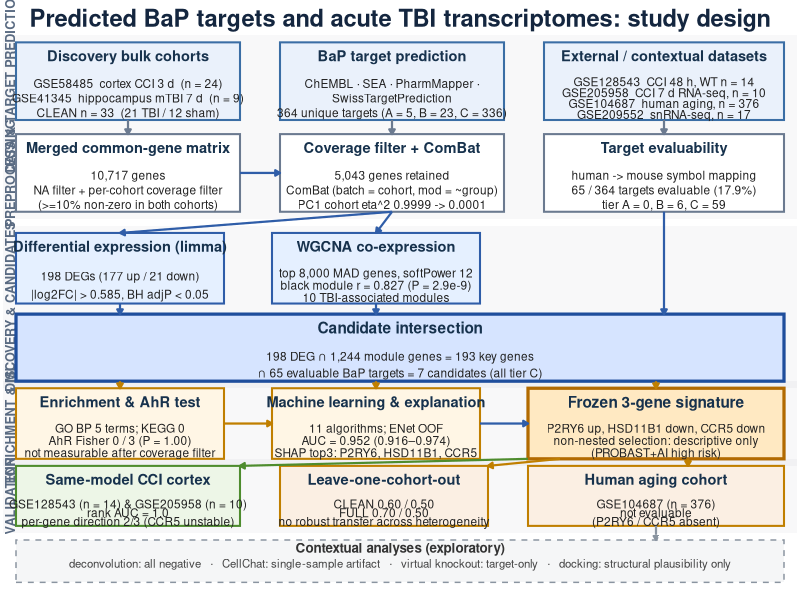
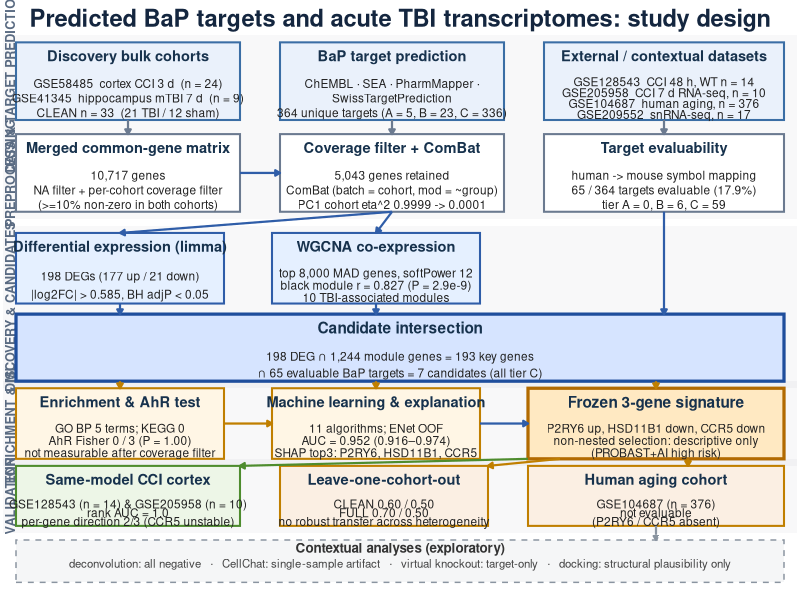

The R script that drew these images, in order:
# ============================================================
# 58_figure1_workflow_v5.R
# Figure 1 (study design) for the v4 fixed numbers.
# v5.1: single-line header, larger/uniform fonts, straight
# fan-out arrows into the validation row (no bottom elbows).
# ============================================================

suppressMessages({
  library(ggplot2)
})

out_png <- file.path("figures", "Figure_01_Workflow", "Figure1_workflow_v5.png")
out_pdf <- file.path("figures", "Figure_01_Workflow", "Figure1_workflow_v5.pdf")

# ---------------- helper: rounded box ----------------
box_df <- function(id, x0, x1, y0, y1, title, lines, fill, edge,
                   title_col = "#17324D", body_col = "#222222",
                   dashed = FALSE, bold = FALSE) {
  data.frame(
    id = id, x0 = x0, x1 = x1, y0 = y0, y1 = y1,
    title = title, lines = I(list(lines)), fill = fill, edge = edge,
    title_col = title_col, body_col = body_col,
    dashed = dashed, bold = bold,
    stringsAsFactors = FALSE
  )
}

boxes <- rbind(
  # ---- Phase 1: inputs ----
  box_df("in1", 2, 30, 68, 79,
         "Discovery bulk cohorts",
         c("GSE58485  cortex CCI 3 d  (n = 24)",
           "GSE41345  hippocampus mTBI 7 d  (n = 9)",
           "CLEAN n = 33  (21 TBI / 12 sham)"),
         "#EAF1FB", "#3B6EA5"),
  box_df("in2", 35, 63, 68, 79,
         "BaP target prediction",
         c("ChEMBL · SEA · PharmMapper ·",
           "SwissTargetPrediction",
           "364 unique targets (A = 5, B = 23, C = 336)"),
         "#EAF1FB", "#3B6EA5"),
  box_df("in3", 68, 98, 68, 79,
         "External / contextual datasets",
         c("GSE128543  CCI 48 h, WT n = 14",
           "GSE205958  CCI 7 d RNA-seq, n = 10",
           "GSE104687  human aging, n = 376",
           "GSE209552  snRNA-seq, n = 17"),
         "#EAF1FB", "#3B6EA5"),

  # ---- Phase 2: preprocessing ----
  box_df("pp1", 2, 30, 55, 66,
         "Merged common-gene matrix",
         c("10,717 genes",
           "NA filter + per-cohort coverage filter",
           "(>=10% non-zero in both cohorts)"),
         "#FFFFFF", "#6B7A90"),
  box_df("pp2", 35, 63, 55, 66,
         "Coverage filter + ComBat",
         c("5,043 genes retained",
           "ComBat (batch = cohort, mod = ~group)",
           "PC1 cohort eta^2 0.9999 -> 0.0001"),
         "#FFFFFF", "#6B7A90"),
  box_df("pp3", 68, 98, 55, 66,
         "Target evaluability",
         c("human -> mouse symbol mapping",
           "65 / 364 targets evaluable (17.9%)",
           "tier A = 0, B = 6, C = 59"),
         "#FFFFFF", "#6B7A90"),

  # ---- Phase 3: discovery ----
  box_df("d1", 2, 28, 42, 52,
         "Differential expression (limma)",
         c("198 DEGs (177 up / 21 down)",
           "|log2FC| > 0.585, BH adjP < 0.05"),
         "#E5F0FF", "#2F5DA8"),
  box_df("d2", 34, 60, 42, 52,
         "WGCNA co-expression",
         c("top 8,000 MAD genes, softPower 12",
           "black module r = 0.827 (P = 2.9e-9)",
           "10 TBI-associated modules"),
         "#E5F0FF", "#2F5DA8"),
  box_df("d3", 2, 98, 31, 40.5,
         "Candidate intersection",
         c("198 DEG ∩ 1,244 module genes = 193 key genes",
           "∩ 65 evaluable BaP targets = 7 candidates (all tier C)"),
         "#D6E4FF", "#1F4E9C", bold = TRUE),

  # ---- Phase 4: enrichment + ML ----
  box_df("e1", 2, 28, 20, 30,
         "Enrichment & AhR test",
         c("GO BP 5 terms; KEGG 0",
           "AhR Fisher 0 / 3 (P = 1.00)",
           "not measurable after coverage filter"),
         "#FFF6E5", "#C07F00"),
  box_df("m1", 34, 60, 20, 30,
         "Machine learning & explanation",
         c("11 algorithms; ENet OOF",
           "AUC = 0.952 (0.916–0.974)",
           "SHAP top3: P2RY6, HSD11B1, CCR5"),
         "#FFF6E5", "#C07F00"),
  box_df("m2", 66, 98, 20, 30,
         "Frozen 3-gene signature",
         c("P2RY6 up, HSD11B1 down, CCR5 down",
           "non-nested selection: descriptive only",
           "(PROBAST+AI high risk)"),
         "#FFE9C2", "#B26A00", bold = TRUE),

  # ---- Phase 5: validation ----
  box_df("v1", 2, 30, 10.5, 19,
         "Same-model CCI cortex",
         c("GSE128543 (n = 14) & GSE205958 (n = 10)",
           "rank AUC = 1.0",
           "per-gene direction 2/3 (CCR5 unstable)"),
         "#EDF6E7", "#4E8C2E"),
  box_df("v2", 35, 61, 10.5, 19,
         "Leave-one-cohort-out",
         c("CLEAN 0.60 / 0.50",
           "FULL 0.70 / 0.50",
           "no robust transfer across heterogeneity"),
         "#FBEFE3", "#C07F00"),
  box_df("v3", 66, 98, 10.5, 19,
         "Human aging cohort",
         c("GSE104687 (n = 376)",
           "not evaluable",
           "(P2RY6 / CCR5 absent)"),
         "#FBEFE3", "#C07F00")
)

# ---------------- arrows (straight fan-out into validation) ----------------
arrows <- data.frame(
  x  = c(16, 49, 83, 30, 49, 49, 83, 15, 47, 15, 47, 82, 28, 60,
         66, 70, 86, 82),
  y  = c(68, 68, 68, 60.5, 55, 55, 55, 42, 42, 31, 31, 31, 25, 25,
         20, 20, 20, 10.5),
  xend = c(16, 49, 83, 35, 15, 47, 83, 15, 47, 15, 47, 82, 34, 66,
           30, 61, 86, 82),
  yend = c(66, 66, 66, 60.5, 52, 52, 40.5, 40.5, 40.5, 30, 30, 30, 25, 25,
           19, 19, 19, 8.5),
  color = c("#6B7A90", "#6B7A90", "#6B7A90", "#2F5DA8", "#2F5DA8", "#2F5DA8", "#2F5DA8",
            "#2F5DA8", "#2F5DA8", "#C07F00", "#C07F00", "#C07F00", "#C07F00", "#2F5DA8",
            "#4E8C2E", "#C07F00", "#C07F00", "#8A94A0"),
  dashed = c(FALSE, FALSE, FALSE, FALSE, FALSE, FALSE, FALSE,
             FALSE, FALSE, FALSE, FALSE, FALSE, FALSE, FALSE,
             FALSE, FALSE, FALSE, TRUE),
  head = c(TRUE, TRUE, TRUE, TRUE, TRUE, TRUE, TRUE,
           TRUE, TRUE, TRUE, TRUE, TRUE, TRUE, TRUE,
           TRUE, TRUE, TRUE, TRUE)
)

# ---------------- phase bands ----------------
phases <- data.frame(
  y0 = c(67, 54, 30, 19, 9.5),
  y1 = c(80, 67, 53, 31, 20),
  label = c("DATA & TARGET PREDICTION", "PREPROCESSING",
            "DISCOVERY & CANDIDATES", "ENRICHMENT & ML", "VALIDATION"),
  lab_y = c(73.5, 60.5, 41.5, 25, 14.75)
)

p <- ggplot() +
  coord_cartesian(xlim = c(0, 100), ylim = c(0, 85), expand = FALSE) +
  theme_void() +

  # single concise header
  annotate("text", x = 50, y = 82.5, hjust = 0.5, size = 6.0,
           fontface = "bold", family = "sans", colour = "#14263F",
           label = "Predicted BaP targets and acute TBI transcriptomes: study design") +

  # phase bands
  geom_rect(data = phases,
            aes(xmin = 0.4, xmax = 99.6, ymin = y0, ymax = y1),
            fill = "#7F8CA3", alpha = 0.055, inherit.aes = FALSE) +
  geom_text(data = phases, aes(x = 1.25, y = lab_y, label = label),
            angle = 90, hjust = 0.5, size = 3.2, fontface = "bold",
            family = "sans", colour = "#5A6B82", inherit.aes = FALSE) +

  # contextual strip
  annotate("rect", xmin = 2, xmax = 98, ymin = 2.5, ymax = 8.5,
           fill = "#F5F6F7", colour = "#8A94A0", linetype = "dashed", linewidth = 0.5) +
  annotate("text", x = 50, y = 7.4, hjust = 0.5, size = 3.4, fontface = "bold",
           family = "sans", colour = "#333333",
           label = "Contextual analyses (exploratory)") +
  annotate("text", x = 50, y = 5.2, hjust = 0.5, size = 2.9,
           family = "sans", colour = "#444444",
           label = "deconvolution: all negative   ·   CellChat: single-sample artifact   ·   virtual knockout: target-only   ·   docking: structural plausibility only")

# ---------------- boxes ----------------
for (i in seq_len(nrow(boxes))) {
  b <- boxes[i, ]
  lt <- if (b$dashed) "dashed" else "solid"
  p <- p +
    annotate("rect", xmin = b$x0, xmax = b$x1, ymin = b$y0, ymax = b$y1,
             fill = b$fill, colour = b$edge, linewidth = if (b$bold) 1.1 else 0.7,
             linetype = lt)
}
for (i in seq_len(nrow(boxes))) {
  b <- boxes[i, ]
  nline <- length(b$lines[[1]])
  title_h <- 4.8
  body_top <- b$y1 - title_h
  line_h <- min(2.6, (body_top - b$y0) / nline)
  title_size <- if (b$bold) 3.9 else 3.7
  p <- p +
    annotate("text", x = (b$x0 + b$x1) / 2, y = b$y1 - 1.9, hjust = 0.5,
             size = title_size, fontface = "bold", family = "sans",
             colour = b$title_col, label = b$title)
  for (j in seq_len(nline)) {
    y <- body_top - (j - 0.5) * line_h
    p <- p + annotate("text", x = (b$x0 + b$x1) / 2, y = y, hjust = 0.5,
                      size = 3.0, family = "sans", colour = b$body_col,
                      label = b$lines[[1]][j])
  }
}

# ---------------- arrows ----------------
for (i in seq_len(nrow(arrows))) {
  a <- arrows[i, ]
  ar <- if (a$head) arrow(length = unit(0.14, "cm"), type = "closed") else NULL
  p <- p + annotate("segment",
                    x = a$x, y = a$y, xend = a$xend, yend = a$yend,
                    colour = a$color, linewidth = 0.75,
                    linetype = if (a$dashed) "dashed" else "solid",
                    arrow = ar)
}

ggsave(out_png, p, width = 16, height = 13.2, dpi = 240, bg = "white")
ggsave(out_pdf, p, width = 16, height = 13.2, dpi = 300, bg = "white")
cat("Saved:", out_png, "\n", out_pdf, "\n")
